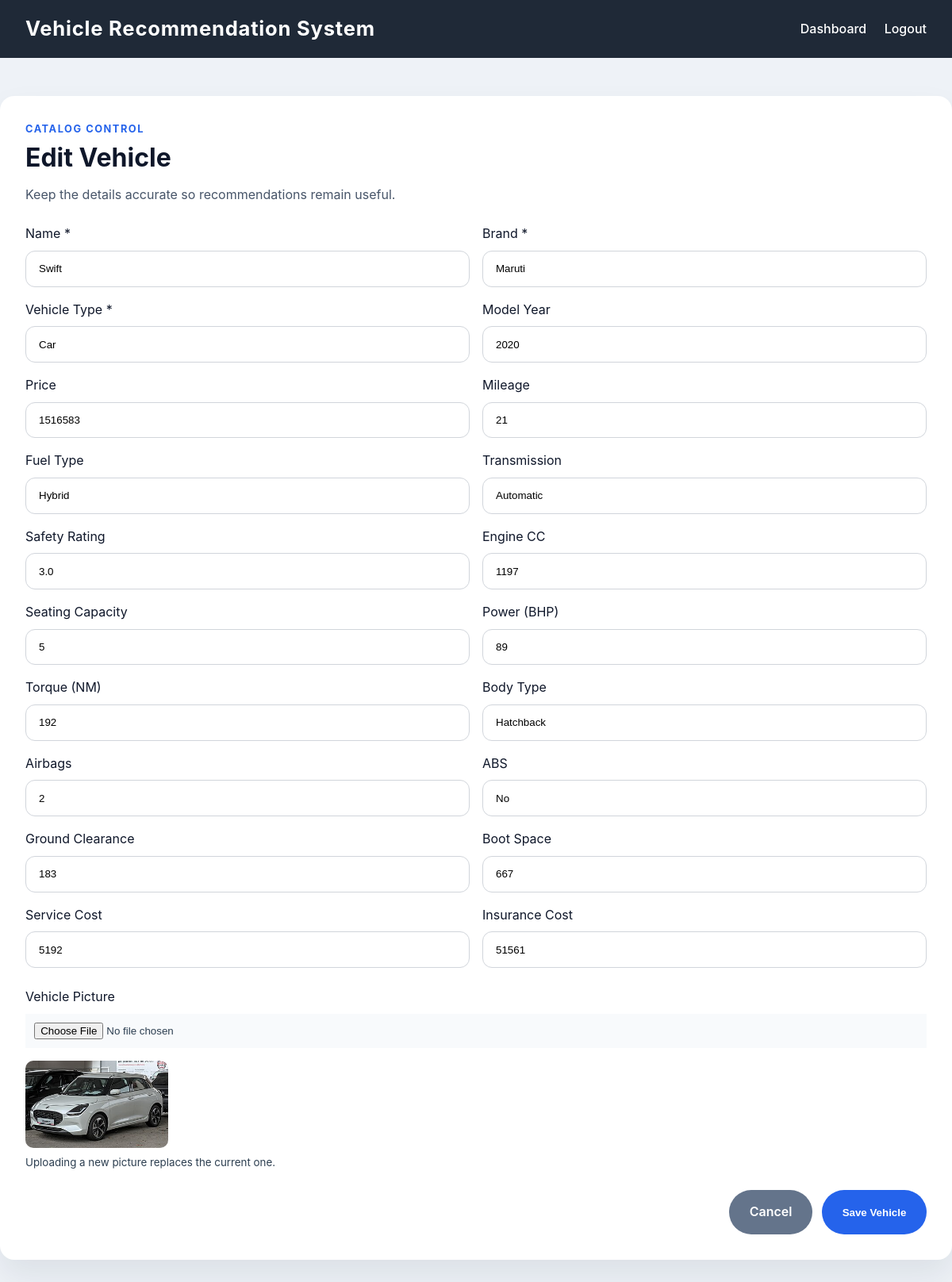
Screenshot of /admin/vehicles/1/edit (signed in) with the database file from the repository.
### tables this page shows
CREATE TABLE vehicles (
            vehicle_id INTEGER PRIMARY KEY AUTOINCREMENT,
            name TEXT NOT NULL,
            brand TEXT NOT NULL,
            type TEXT NOT NULL,
            model_year INTEGER,
            price INTEGER,
            mileage INTEGER,
            fuel_type TEXT,
            transmission TEXT,
            safety_rating REAL,
            engine_cc INTEGER,
            seating_capacity INTEGER,
            power_bhp INTEGER,
            torque_nm INTEGER,
            body_type TEXT,
            airbags INTEGER,
            abs TEXT,
            ground_clearance INTEGER,
            boot_space INTEGER,
            service_cost INTEGER,
            insurance_cost INTEGER
        , image_path TEXT);

### app.py (the view, shortened to what this page needs)
@app.route('/admin/vehicles/<int:vehicle_id>/edit', methods=['GET', 'POST'])
@admin_required
def edit_vehicle(vehicle_id):
    conn = get_db_connection()
    vehicle = conn.execute('SELECT * FROM vehicles WHERE vehicle_id = ?', (vehicle_id,)).fetchone()
    if vehicle is None:
        conn.close()
        flash('Vehicle not found')
        return redirect(url_for('admin_dashboard'))
    conn.close()
    return render_template('vehicle_form.html', vehicle=vehicle, fields=VEHICLE_FIELDS, title='Edit Vehicle')

### app.py (called while the page is built)
def vehicle_image_url(image_path):
    if not image_path:
        return None
    if image_path.startswith(('http://', 'https://')):
        return image_path
    return url_for('static', filename=image_path)

def get_db_connection():
    conn = sqlite3.connect(DATABASE)
    conn.row_factory = sqlite3.Row
    return conn

def admin_required(view):
    @wraps(view)
    def wrapped_view(*args, **kwargs):
        if not session.get('is_admin'):
            return redirect(url_for('admin_login', next=request.path))
        return view(*args, **kwargs)
    return wrapped_view

### templates/vehicle_form.html (shortened to what this page needs)
<!DOCTYPE html>
<html lang="en">
<head>
    <link rel="stylesheet" href="{{ url_for('static', filename='css/style.css') }}">
</head>
<body>
    <nav><div class="navbar"><h1>Vehicle Recommendation System</h1><ul><li><a href="{{ url_for('admin_dashboard') }}">Dashboard</a></li><li><a href="{{ url_for('admin_logout') }}">Logout</a></li></ul></div></nav>
    <main><section class="admin-page"><div class="container form-container">
        <div class="section-header"><p class="eyebrow">Catalog control</p><h2>{{ title }}</h2><p>Keep the details accurate so recommendations remain useful.</p></div>
        <form method="POST" enctype="multipart/form-data" class="vehicle-form"><div class="form-grid">
            {% for field, label, input_type, required in fields %}<div class="form-group"><label for="{{ field }}">{{ label }}{% if required %} *{% endif %}</label><input type="{{ input_type }}" id="{{ field }}" name="{{ field }}" value="{{ vehicle[field] if vehicle[field] is defined and vehicle[field] is not none else '' }}"{% if input_type == 'number' and field == 'safety_rating' %} step="0.1"{% endif %}{% if required %} required{% endif %}></div>{% endfor %}
        </div><div class="image-upload form-group"><label for="image">Vehicle Picture</label><input type="file" id="image" name="image" accept=".jpg,.jpeg,.png,.webp,.gif">{% if vehicle['image_path'] is defined and vehicle['image_path'] %}<img class="form-image-preview" src="{{ vehicle_image_url(vehicle['image_path']) }}" alt="Current vehicle picture"><small>Uploading a new picture replaces the current one.</small>{% endif %}</div><div class="form-actions"><a class="btn btn-muted" href="{{ url_for('admin_dashboard') }}">Cancel</a><button type="submit" class="btn btn-primary">Save Vehicle</button></div></form>
    </div></section></main>
</body>
</html>

### static/css/style.css (style rules this page uses)
* { margin: 0; padding: 0; box-sizing: border-box; }
body { font-family: 'Inter', Arial, sans-serif; background-color: #eef2f7; color: #2c3e50; line-height: 1.6; }
a { color: inherit; }
.navbar { background-color: #1f2937; color: white; padding: 1rem 2rem; display: flex; justify-content: space-between; align-items: center; flex-wrap: wrap; }
.navbar h1 { font-size: 1.6rem; letter-spacing: 0.03em; }
.navbar ul { list-style: none; display: flex; gap: 1.4rem; flex-wrap: wrap; }
.navbar a { color: white; text-decoration: none; font-weight: 500; transition: color 0.3s ease; }
.form-grid { display: grid; grid-template-columns: repeat(2, minmax(0, 1fr)); gap: 1rem; }
.form-group { display: flex; flex-direction: column; gap: 0.5rem; }
.form-group label, .section-header h2, .section-header p, .filter-summary div, .auth-container h2, .auth-container p { color: #0f172a; }
input[type="number"], input[type="text"], input[type="email"], input[type="password"], select { padding: 0.9rem 1rem; border: 1px solid #d1d5db; border-radius: 12px; transition: border-color 0.2s ease; }
button, .btn { padding: 0.95rem 1.6rem; background-color: #2563eb; color: white; border: none; border-radius: 9999px; cursor: pointer; font-weight: 600; transition: background-color 0.25s ease, transform 0.25s ease; }
.container { max-width: 1200px; margin: 2rem auto; padding: 0 1rem; }
.section-header { margin-bottom: 1.5rem; }
.section-header h2 { font-size: 2rem; margin-bottom: 0.5rem; }
.section-header p { color: #475569; }
.image-upload { margin-top: 1.5rem; }
.image-upload input[type="file"] { padding: 0.7rem; background: #f8fafc; }
.form-image-preview { width: 180px; height: 110px; object-fit: cover; border-radius: 10px; margin-top: 0.5rem; }
.admin-page { padding: 1rem 0; }
.admin-header h2, .form-container h2 { color: #0f172a; font-size: 2rem; }
.admin-header p, .form-container .section-header p { color: #475569; }
.eyebrow { color: #2563eb !important; font-size: 0.8rem; font-weight: 700; letter-spacing: 0.12em; text-transform: uppercase; }
.btn-muted { background: #64748b; text-decoration: none; }
.form-container { background: white; border-radius: 18px; box-shadow: 0 20px 40px rgba(15, 23, 42, 0.08); padding: 2rem; }
.vehicle-form { margin-top: 1.5rem; }
.form-actions { display: flex; justify-content: flex-end; gap: 0.75rem; margin-top: 1.5rem; }

### rows the page displays
vehicles: name "Swift" "Maruti" "Car" "2020" "1516583" "21" "Hybrid" "Automatic" "3.0" "1197" "5" "89" "192" "Hatchback" "2" "No" "183" "667" "5192" "51561", image_path (picture)

### other values shown
{{ title }} "Edit Vehicle"
{{ label }} "Name" "Brand" "Vehicle Type" "Model Year" "Price" "Mileage" "Fuel Type" "Transmission" "Safety Rating" "Engine CC" "Seating Capacity" "Power (BHP)" "Torque (NM)" "Body Type" "Airbags" "ABS" "Ground Clearance" "Boot Space" "Service Cost" "Insurance Cost"
